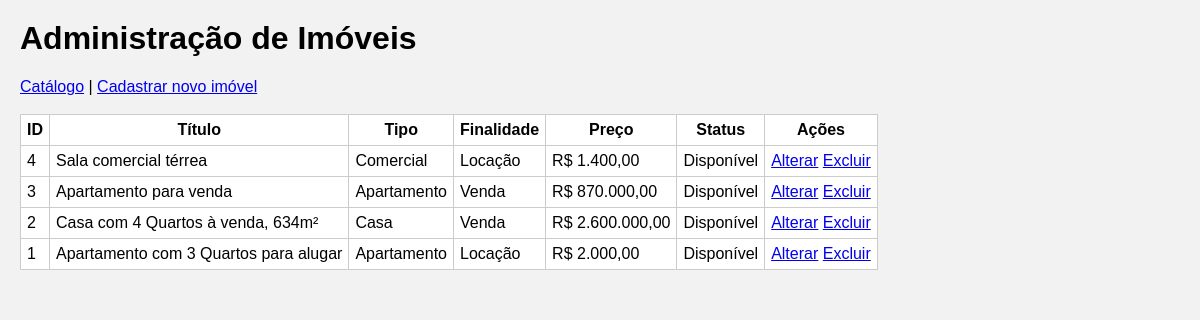
The app's page /Imovel/admin.php, older data.
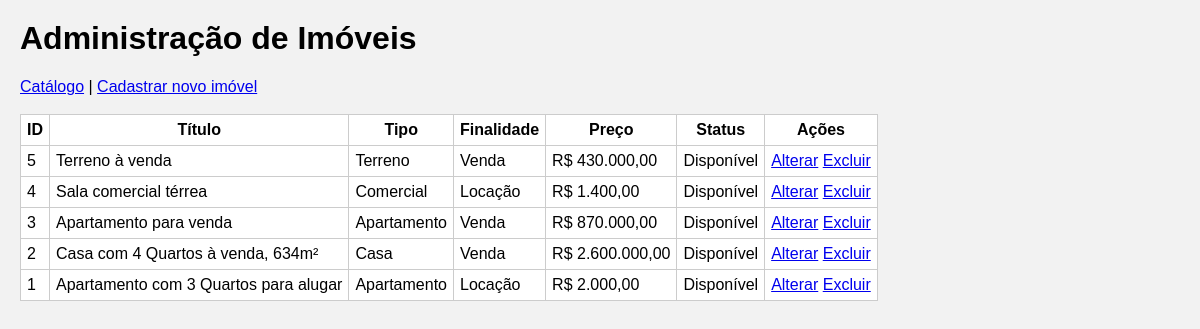
The same page, newer data.
### tables this page shows
CREATE TABLE IF NOT EXISTS imoveis (
    id INT NOT NULL AUTO_INCREMENT,
    titulo VARCHAR(120) NOT NULL,
    tipo_imovel VARCHAR(30) NOT NULL,
    finalidade VARCHAR(15) NOT NULL,
    preco DECIMAL(12,2) NOT NULL CHECK (preco >= 0),
    endereco VARCHAR(200) NOT NULL,
    quartos INT NOT NULL DEFAULT 0 CHECK (quartos >= 0),
    banheiros INT NOT NULL DEFAULT 1 CHECK (banheiros >= 0),
    vagas_garagem INT NOT NULL DEFAULT 0 CHECK (vagas_garagem >= 0),
    area_m2 DECIMAL(8,2) NOT NULL CHECK (area_m2 > 0),
    descricao TEXT NULL,
    status VARCHAR(20) NOT NULL DEFAULT 'Disponível',
    data_cadastro TIMESTAMP NOT NULL DEFAULT CURRENT_TIMESTAMP,
    PRIMARY KEY (id)
);

### Imovel/admin.php (the view, shortened to what this page needs)
<HTML>
<HEAD>
 <link rel="stylesheet" href="estilo.css">
</HEAD>
<BODY>
<h1>Administração de Imóveis</h1>
<a href="index.php">Catálogo</a> | <a href="incluir.html">Cadastrar novo imóvel</a>
<br><br>
<?php
$bd=mysqli_connect("localhost","root","","lar_futuro") or die ("erro!");
mysqli_set_charset($bd,"utf8mb4");
$consulta=mysqli_query($bd,"select * from imoveis order by id desc");
$reg=mysqli_fetch_array($consulta);
?>
<table>
<tr><th>ID</th><th>Título</th><th>Tipo</th><th>Finalidade</th><th>Preço</th><th>Status</th><th>Ações</th></tr>
<?php
while ($reg)
{
	$id = $reg["id"];
	?>
	<tr>
		<td><?php echo $id; ?></td>
		<td><?php echo $reg["titulo"]; ?></td>
		<td><?php echo $reg["tipo_imovel"]; ?></td>
		<td><?php echo $reg["finalidade"]; ?></td>
		<td>R$ <?php echo number_format($reg["preco"],2,",","."); ?></td>
		<td><?php echo $reg["status"]; ?></td>
		<td>
			<a href="alterar.php?id=<?php echo $id; ?>">Alterar</a>
			<a href="excluir.php?id=<?php echo $id; ?>" onclick = "return confirm ('Tem certeza que deseja remover este imóvel?');">Excluir</a>
		</td>
	</tr>
	<?php
	$reg=mysqli_fetch_array($consulta);
}
?>
</table>
</BODY>
</HTML>

Row changes from the older to the newer data that the page shows:
added imoveis: id "5", titulo "Terreno à venda", tipo_imovel "Terreno", finalidade "Venda", preco "430.000,00", status "Disponível"
